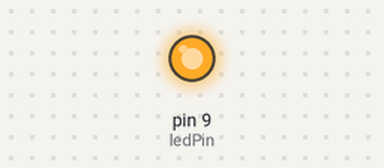
The sketch below on a simulated Arduino Uno, built with avr-gcc and run on an emulated ATmega328P. Shown: output pins drawn as LEDs (lit = HIGH).

Above: at 0.05 s.
At 1.0 s:
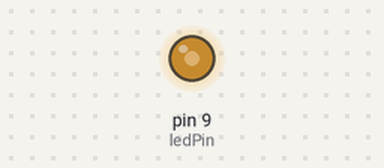
At 1.5 s:
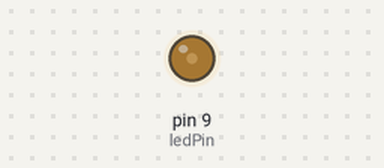
At 2.0 s:
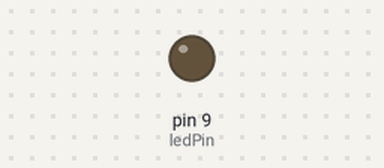
Timing chart, 0 to 4.6 s (numbered marks = the images above):
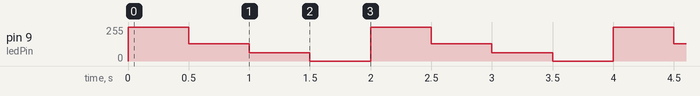

Measured:
- by itself, pin 9 (ledPin): repeats every 2.0 s: 128/255 0.50 s, 63/255 0.50 s, 0/255 0.50 s, 255/255 0.50 s

The sketch:

analogWrite.ino
```cpp
int ledPin = 9;

void setup() {
  // put your setup code here, to run once:

}

void loop() {
  // put your main code here, to run repeatedly:
  analogWrite(ledPin, 255);
  delay(500);
  analogWrite(ledPin, 128);
  delay(500);
  analogWrite(ledPin, 255/4);
  delay(500);
  analogWrite(ledPin, 0);
  delay(500);
}
```
